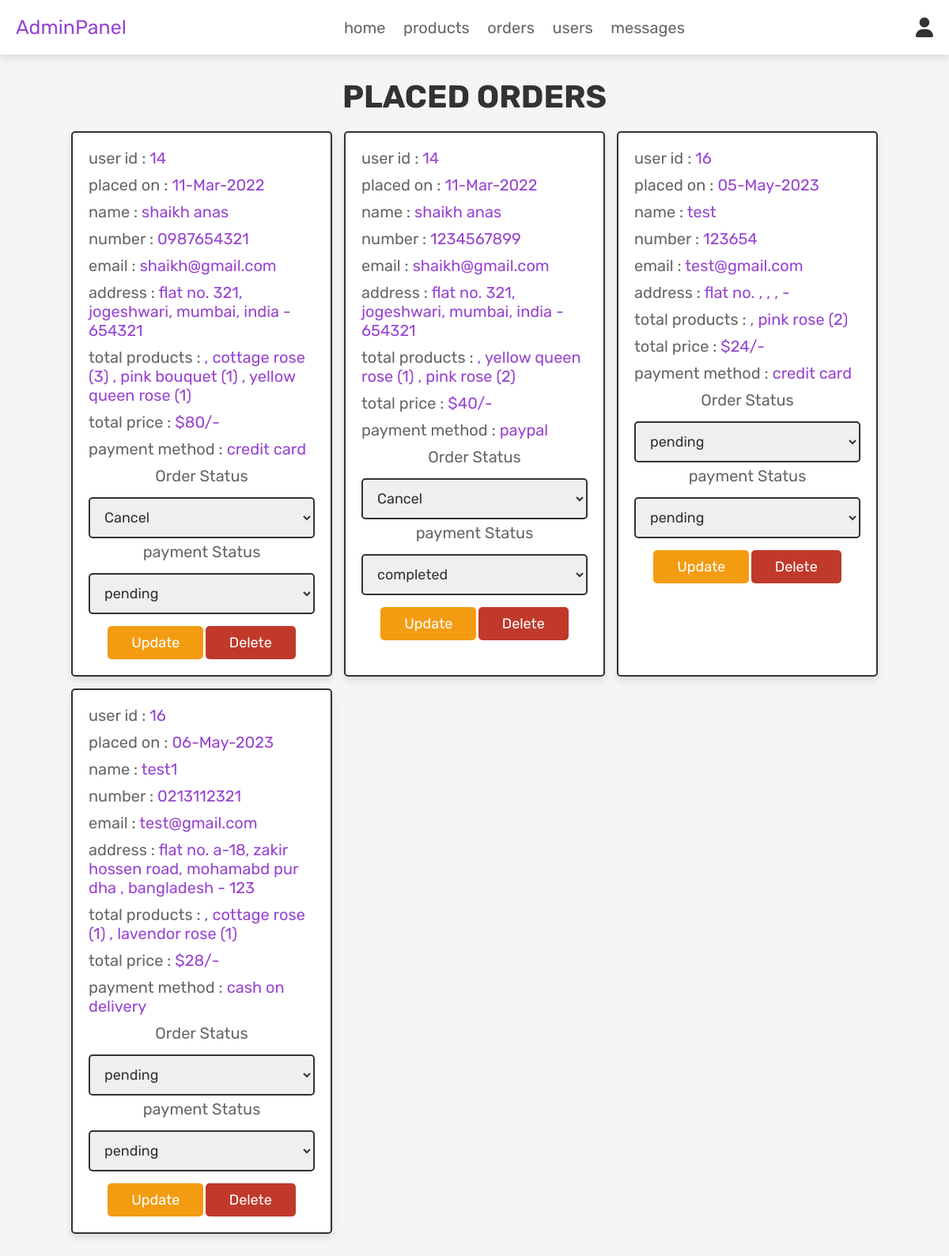
The app's page /admin_orders.php (signed in) with its own data.
### tables this page shows
CREATE TABLE `orders` (
  `id` int(100) NOT NULL,
  `user_id` int(100) NOT NULL,
  `name` varchar(100) NOT NULL,
  `number` varchar(12) NOT NULL,
  `email` varchar(100) NOT NULL,
  `method` varchar(50) NOT NULL,
  `address` varchar(500) NOT NULL,
  `total_products` varchar(1000) NOT NULL,
  `total_price` int(100) NOT NULL,
  `placed_on` varchar(50) NOT NULL,
  `order_status` varchar(20) NOT NULL DEFAULT 'pending',
  `payment_status` varchar(20) NOT NULL DEFAULT 'pending'
);

### admin_orders.php (the view, shortened to what this page needs)
<?php
@include 'config.php';
?>
<!DOCTYPE html>
<html lang="en">
<head>
   <link rel="stylesheet" href="https://cdnjs.cloudflare.com/ajax/libs/font-awesome/6.0.0/css/all.min.css">
   <link rel="stylesheet" href="css/admin_style.css">
</head>
<body>
<?php @include 'admin_header.php'; ?>
<section class="placed-orders">
   <h1 class="title">placed orders</h1>
   <div class="box-container">
      <?php
      $select_orders = mysqli_query($conn, "SELECT * FROM `orders`") or die('query failed');
      if(mysqli_num_rows($select_orders) > 0){
         while($fetch_orders = mysqli_fetch_assoc($select_orders)){
      ?>
      <div class="box">
         <p> user id : <span><?php echo $fetch_orders['user_id']; ?></span> </p>
         <p> placed on : <span><?php echo $fetch_orders['placed_on']; ?></span> </p>
         <p> name : <span><?php echo $fetch_orders['name']; ?></span> </p>
         <p> number : <span><?php echo $fetch_orders['number']; ?></span> </p>
         <p> email : <span><?php echo $fetch_orders['email']; ?></span> </p>
         <p> address : <span><?php echo $fetch_orders['address']; ?></span> </p>
         <p> total products : <span><?php echo $fetch_orders['total_products']; ?></span> </p>
         <p> total price : <span>$<?php echo $fetch_orders['total_price']; ?>/-</span> </p>
         <p> payment method : <span><?php echo $fetch_orders['method']; ?></span> </p>
         <form action="" method="post">
            <p>Order Status</p>
            <select name="update_order_status">
               <option disabled selected><?php echo $fetch_orders['order_status']; ?></option>
            </select>
            <p>payment Status</p>
            <select name="update_payment">
               <option disabled selected><?php echo $fetch_orders['payment_status']; ?></option>
            </select>
            <input type="submit" name="update_order" value="update" class="option-btn">
            <a href="admin_orders.php?delete=<?php echo $fetch_orders['id']; ?>" class="delete-btn" onclick="return confirm('delete this order?');">delete</a>
         </form>
      </div>
      <?php
         }
      }else{
         echo '<p class="empty">no orders placed yet!</p>';
      }
      ?>
   </div>
</section>
</body>
</html>

### css/admin_style.css (style rules this page uses)
:root { --pink:#9844d0; --red:#c0392b; --orange:#f39c12; --black:#333; --white:#fff; --light-color:#666; --light-white:#ccc; --light-bg:#f5f5f5; --border:.2rem solid var(--black); --box-shadow:0 .5rem 1rem rgba(0,0,0,.1); }
* { font-family: 'Rubik', sans-serif; margin:0; padding:0; box-sizing: border-box; outline: none; border:none; text-decoration: none; transition:all .2s linear; }
html { font-size: 62.5%; overflow-x: hidden; scroll-behavior: smooth; scroll-padding-top: 6.5rem; }
body { background: var(--light-bg); }
section { padding:3rem 2rem; }
.title { text-align: center; margin-bottom: 2rem; color:var(--black); text-transform: uppercase; font-size: 4rem; }
.btn, .delete-btn, .option-btn { display: inline-block; border-radius: .5rem; margin-top: 1rem; font-size: 1.8rem; color:var(--white); cursor: pointer; padding:1rem 3rem; text-transform: capitalize; }
.delete-btn { background-color: var(--red); }
.option-btn { background-color: var(--orange); }
.placed-orders .box-container { display: grid; grid-template-columns: repeat(auto-fit, 33rem); gap:1.5rem; align-items: flex-start; max-width: 1200px; margin: 0 auto; justify-content: center; }
.placed-orders .box-container .box { padding: 2rem; border: var(--border); background-color: var(--white); box-shadow: var(--box-shadow); border-radius: 0.5rem; height: 100%; }
.placed-orders .box-container .box p { margin-bottom: 1rem; font-size: 2rem; color:var(--light-color); }
.placed-orders .box-container .box p span { color:var(--pink); }
.placed-orders .box-container .box form { margin-top: 1rem; text-align: center; }
.placed-orders .box-container .box form select { width: 100%; border:var(--border); padding:1.2rem 1.4rem; font-size: 1.8rem; color:var(--black); border:var(--border); border-radius: .5rem; margin:.5rem 0; }

### records on screen
orders: user "14", placed_on "11-Mar-2022", name "shaikh anas", number "0987654321", email "shaikh@gmail.com", address "flat no. 321, jogeshwari, mumbai, india - 654321", total_products ", cottage rose (3) , pink bouquet (1) , yellow queen rose (1)", total_price "80", method "credit card", update_order_status "Cancel", update_payment "pending"
orders: user "14", placed_on "11-Mar-2022", name "shaikh anas", number "1234567899", email "shaikh@gmail.com", address "flat no. 321, jogeshwari, mumbai, india - 654321", total_products ", yellow queen rose (1) , pink rose (2)", total_price "40", method "paypal", update_order_status "Cancel", update_payment "completed"
orders: user "16", placed_on "05-May-2023", name "test", number "123654", email "test@gmail.com", address "flat no. , , , -", total_products ", pink rose (2)", total_price "24", method "credit card", update_order_status "pending", update_payment "pending"
orders: user "16", placed_on "06-May-2023", name "test1", number "0213112321", email "test@gmail.com", address "flat no. a-18, zakir hossen road, mohamabd pur dha , bangladesh - 123", total_products ", cottage rose (1) , lavendor rose (1)", total_price "28", method "cash on delivery", update_order_status "pending", update_payment "pending"
